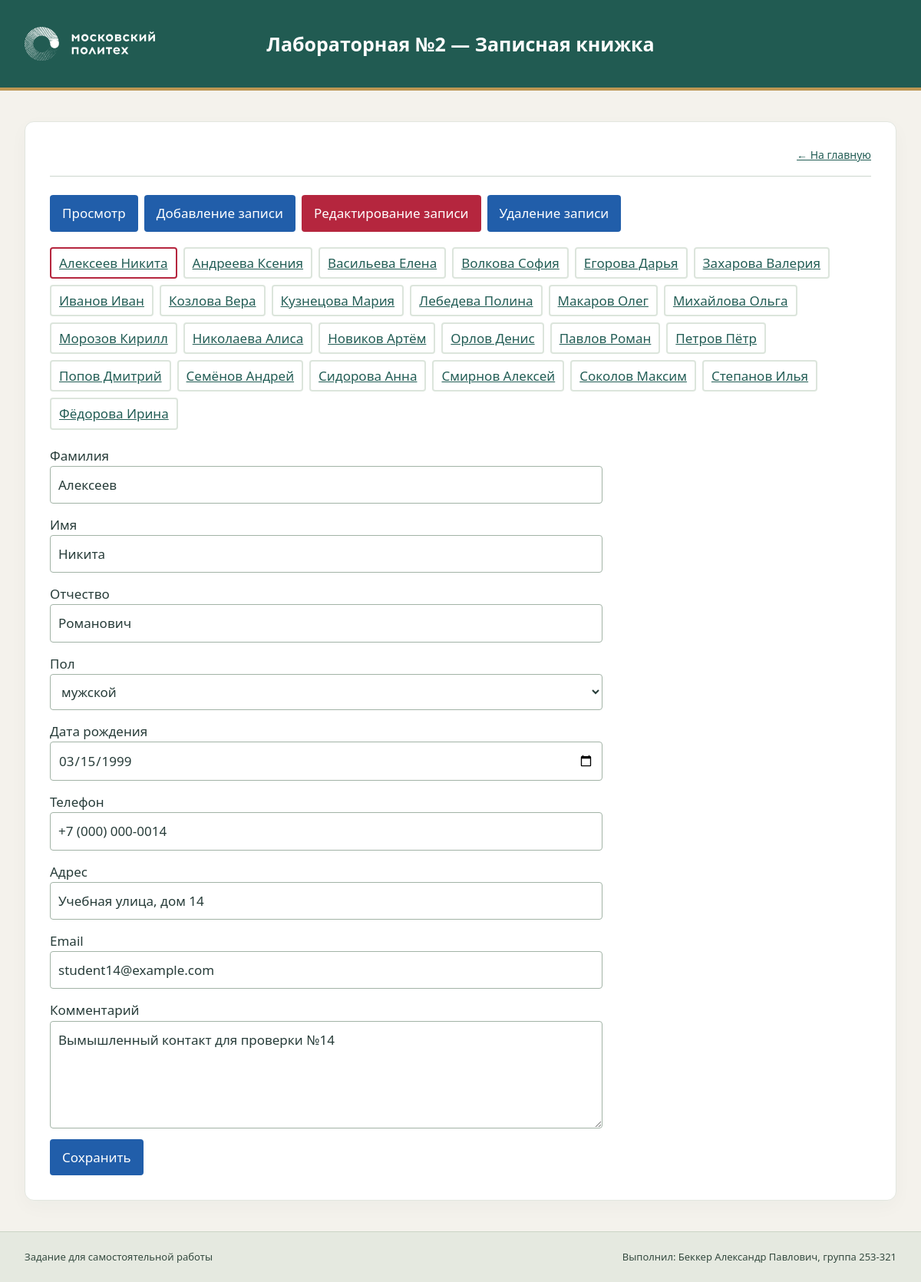
The page /lab2/index.php?action=edit on the database its author committed.
### tables this page shows
CREATE TABLE IF NOT EXISTS contacts (
 id INT UNSIGNED AUTO_INCREMENT PRIMARY KEY,
 surname VARCHAR(100) NOT NULL,
 name VARCHAR(100) NOT NULL,
 patronymic VARCHAR(100) NOT NULL DEFAULT '',
 gender VARCHAR(20) NOT NULL DEFAULT 'не указан',
 birth_date DATE NULL,
 phone VARCHAR(40) NOT NULL DEFAULT '',
 address VARCHAR(255) NOT NULL DEFAULT '',
 email VARCHAR(254) NOT NULL DEFAULT '',
 comment TEXT NOT NULL,
 INDEX idx_contacts_surname (surname,name), INDEX idx_contacts_birth (birth_date)
);

### lab2/edit.php (the view, shortened to what this page needs)
<?php
$contacts = $pdo->query('SELECT id,surname,name FROM contacts ORDER BY surname ASC,name ASC,id ASC')->fetchAll();
$id = filter_input(INPUT_GET,'id',FILTER_VALIDATE_INT) ?: (int)($contacts[0]['id']??0);
$statement = $pdo->prepare('SELECT * FROM contacts WHERE id=?'); $statement->execute([$id]); $row=$statement->fetch();
echo '<div class="choices">';
foreach ($contacts as $contact) { echo '<a class="'.((int)$contact['id']===$id?'active':'').'" href="'.e(url('lab2/index.php?action=edit&id='.$contact['id'])).'">'.e($contact['surname'].' '.$contact['name']).'</a>'; }
echo '</div>'; $formAction = 'edit'; $formId = $id; ?>
<form method="post" action="<?=e(url('lab2/index.php?action='.$formAction.($formId ? '&id='.$formId : '')))?>">
<?php foreach (['surname'=>'Фамилия','name'=>'Имя','patronymic'=>'Отчество','gender'=>'Пол','birth_date'=>'Дата рождения','phone'=>'Телефон','address'=>'Адрес','email'=>'Email','comment'=>'Комментарий'] as $key=>$label): ?>
<label><?=e($label)?>
<?php if ($key==='gender'): ?><select name="gender"><?php foreach (['не указан','мужской','женский'] as $g): ?><option <?=($row[$key]??'')===$g?'selected':''?>><?=e($g)?></option><?php endforeach ?></select>
<?php elseif ($key==='comment'): ?><textarea name="comment" maxlength="2000"><?=e($row[$key]??'')?></textarea>
<?php else: ?><input name="<?=e($key)?>" type="<?= match($key){'email'=>'email','birth_date'=>'date','phone'=>'tel',default=>'text'} ?>" value="<?=e($row[$key]??'')?>" maxlength="<?=match($key){'email'=>254,'address'=>255,'phone'=>40,default=>100}?>" <?=in_array($key,['surname','name'],true)?'required':''?> <?= $key==='birth_date' ? 'max="'.date('Y-m-d').'"' : ''?>><?php endif ?></label>
<?php endforeach ?><button type="submit">Сохранить</button></form>

### assets/site.css (style rules this page uses)
* { box-sizing: border-box; }
body { margin: 0; min-height: 100vh; display: flex; flex-direction: column; background: var(--paper); color: var(--ink); font: 17px/1.6 system-ui, sans-serif; }
a { color: #225d55; }
.menu a, .button, button { display: inline-block; background: var(--blue); color: white; padding: 10px 16px; border: 0; border-radius: 4px; text-decoration: none; font: inherit; cursor: pointer; }
form { max-width: 720px; }
label { display: block; margin: 14px 0; }
input, select, textarea { display: block; width: 100%; padding: 10px; border: 1px solid #a2b3a6; border-radius: 4px; font: inherit; color: var(--ink); background: white; }
textarea { min-height: 140px; }
.choices { display: flex; flex-wrap: wrap; gap: 8px; margin: 20px 0; }
.choices a { padding: 5px 10px; border: 2px solid #dce5dc; border-radius: 4px; }
.choices .active { border-color: var(--red); }

### rows shown on the page
contacts: surname+name "Алексеев Никита", surname "Алексеев", name "Никита", patronymic "Романович", birth_date "03/15/1999", phone "+7 (000) 000-0014", address "Учебная улица, дом 14", email "student14@example.com", comment "Вымышленный контакт для проверки №14"
contacts: surname+name "Андреева Ксения"
contacts: surname+name "Васильева Елена"
contacts: surname+name "Волкова София"
contacts: surname+name "Егорова Дарья"
contacts: surname+name "Захарова Валерия"
contacts: surname+name "Иванов Иван"
contacts: surname+name "Козлова Вера"
contacts: surname+name "Кузнецова Мария"
contacts: surname+name "Лебедева Полина"
contacts: surname+name "Макаров Олег"
contacts: surname+name "Михайлова Ольга"
contacts: surname+name "Морозов Кирилл"
contacts: surname+name "Николаева Алиса"
contacts: surname+name "Новиков Артём"
contacts: surname+name "Орлов Денис"
contacts: surname+name "Павлов Роман"
contacts: surname+name "Петров Пётр"
contacts: surname+name "Попов Дмитрий"
contacts: surname+name "Семёнов Андрей"
contacts: surname+name "Сидорова Анна"
contacts: surname+name "Смирнов Алексей"
contacts: surname+name "Соколов Максим"
contacts: surname+name "Степанов Илья"
contacts: surname+name "Фёдорова Ирина"

### other values the page prints
$title "Лабораторная №2 — Записная книжка"
$text "Просмотр"
$text "Добавление записи"
$text "Редактирование записи"
$text "Удаление записи"
$label "Фамилия"
$label "Имя"
$label "Отчество"
$label "Пол"
$label "Дата рождения"
$label "Телефон"
$label "Адрес"
$label "Email"
$label "Комментарий"
form field gender "мужской"
